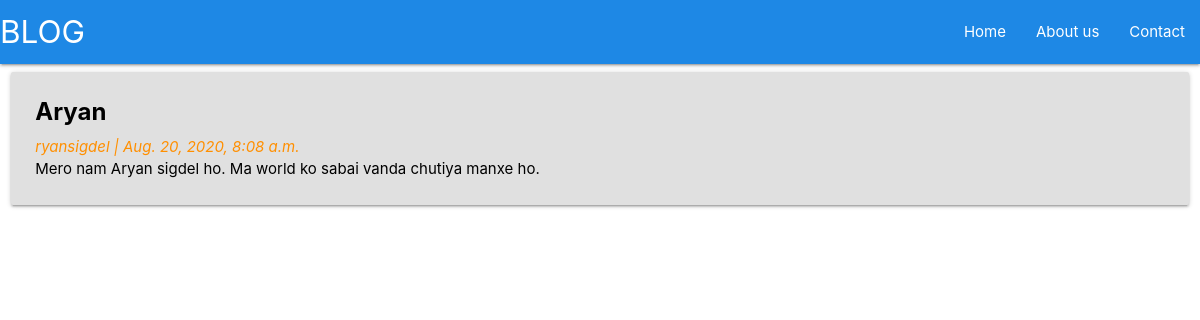
Page /aryan/ on the committed database.
### post/models.py (models this page shows, shortened)
class Post(models.Model):
    title = models.CharField(max_length=100, unique=True)
    slug = models.SlugField(max_length=100, unique=True)
    author = models.ForeignKey(User, on_delete=models.CASCADE, related_name='blog_posts')
    updated_on = models.DateTimeField(auto_now = True)
    content = models.TextField()
    created_on = models.DateTimeField(auto_now_add = True)
    status = models.IntegerField(choices = STATUS, default=1)
    class Meta:
        ordering = ['-created_on']

### post/views.py (the view)
# urls.py: path('<slug:slug>/', views.PostDetail.as_view(), name='post_detail'),
class PostDetail(generic.DetailView):
    model = Post
    template_name = 'post_detail.html'

### post/templates/post_detail.html
{% extends 'main.html' %}
{% block content %}
<div class="row">
    <div class="col s12 m12">
        <div class="card grey lighten-2">
            <div class="card-content black-text">
                <span class="card-title" style="font-weight: bold !important;">{{ object.title }}</span>
                <i style="color: #ff8f00 !important;">{{ post.author }} | {{ post.created_on }}</i>
                <p>{{ object.content | safe}}</p>
            </div>
        </div>
    </div>
</div>
{% endblock content %}

### rows in the picture
Post: title "Aryan", author "ryansigdel", created_on "Aug. 20, 2020, 8:08 a.m.", content "Mero nam Aryan sigdel ho. Ma world ko sabai vanda chutiya manxe ho."
